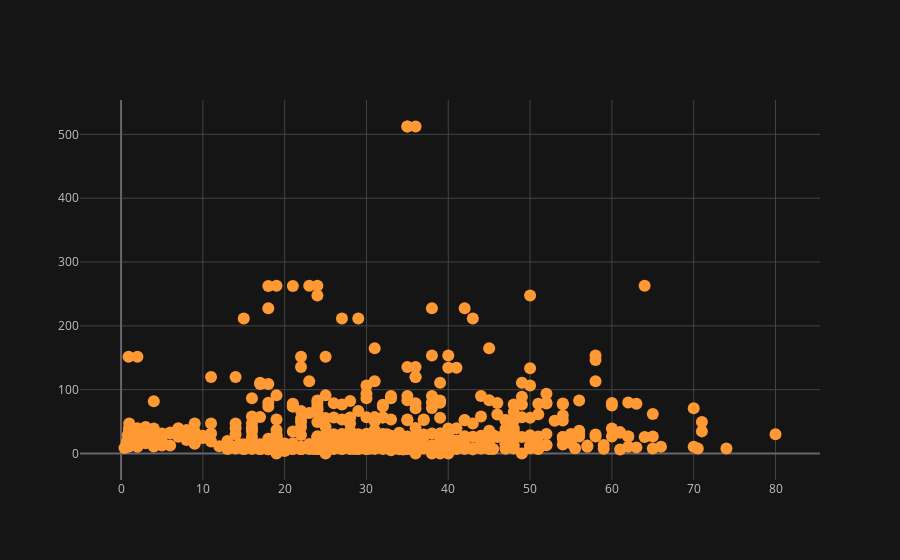

Write notebook code for a chart like this one.
### Code cell
df2.iplot(x='age',y='fare',mode='markers')

### Figure 1 — Plotly figure (JSON) as saved in the notebook; plotly's stock layout.template omitted (floating-point values rounded to 4 significant figures; data arrays with more than 128 entries replaced by an {"elided": "..."} marker saying what was removed)
{"data": [{"line": {"color": "rgba(255, 153, 51, 1.0)", "dash": "solid", "shape": "linear", "width": 1.3}, "marker": {"size": 12, "symbol": "circle"}, "mode": "markers", "name": "fare", "text": "", "type": "scatter", "x": {"elided": "891 float values"}, "y": {"elided": "891 float values"}}], "layout": {"legend": {"bgcolor": "#151516", "font": {"color": "#D9D9D9"}}, "paper_bgcolor": "#151516", "plot_bgcolor": "#151516", "title": {"font": {"color": "#D9D9D9"}}, "xaxis": {"gridcolor": "#434343", "showgrid": true, "tickfont": {"color": "#C2C2C2"}, "title": {"font": {"color": "#D9D9D9"}, "text": ""}, "zerolinecolor": "#666570"}, "yaxis": {"gridcolor": "#434343", "showgrid": true, "tickfont": {"color": "#C2C2C2"}, "title": {"font": {"color": "#D9D9D9"}, "text": ""}, "zerolinecolor": "#666570"}}}
